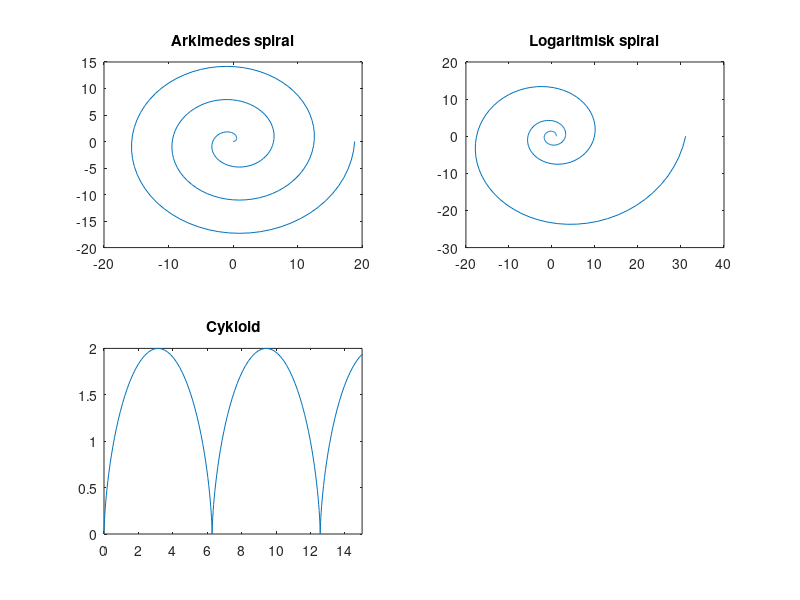
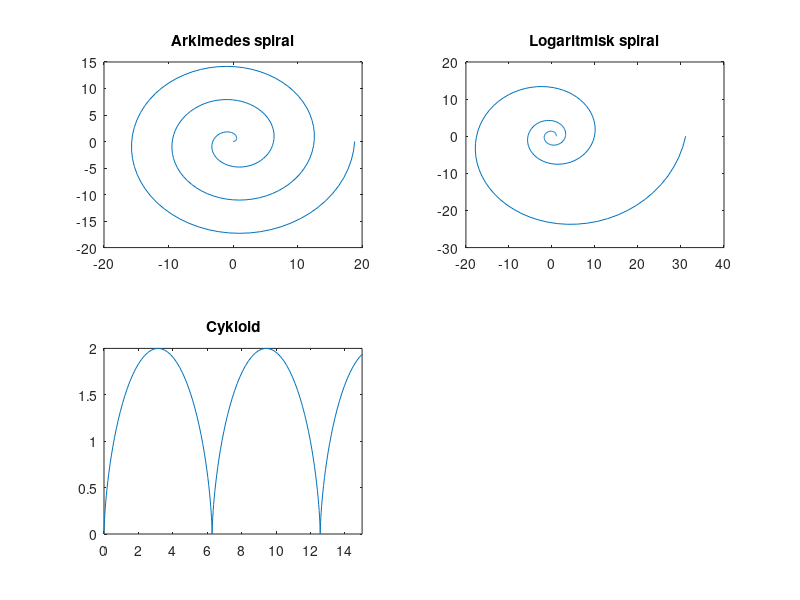

Reproduce these figures in MATLAB, in order.
%Init
  t = linspace(0,6*pi,200) %skapar en matris från 0 till 6pi, med steg 200.

%beräkningar
  %plot a (aX,aY) (x,y) = (t cos t, t sin t)
    aX=t.*cos(t);
    aY=t.*sin(t);

  %plot b (bX,bY) (x,y) = (1.2^t cos t, 1.2^t sin t)
    bX = 1.2.^t.*cos(t);
    bY = 1.2.^t.*sin(t);

  %plot c (cX,cY) (x,y) = (t - sin t, 1 - cos t)
    cX = t-sin(t);
    cY = 1-cos(t);

%Grafisk rendering
  subplot(2,2,1)
  plot(aX,aY)
  title('Arkimedes spiral');
  subplot(2,2,2);
  plot(bX,bY)
  title('Logaritmisk spiral');
  subplot(2,2,3)
  axis([0 6*pi 0 2.2])
  plot(cX,cY)
  title('Cykloid');
  axis([0, 15])

%printing
  date = strftime("%s", localtime(time))
  file= ["spirals-" date ".png"]
  print(["spirals-" date ".png"])
  print(["Printed to: " "spirals-" date ".png" "[" "]"])
